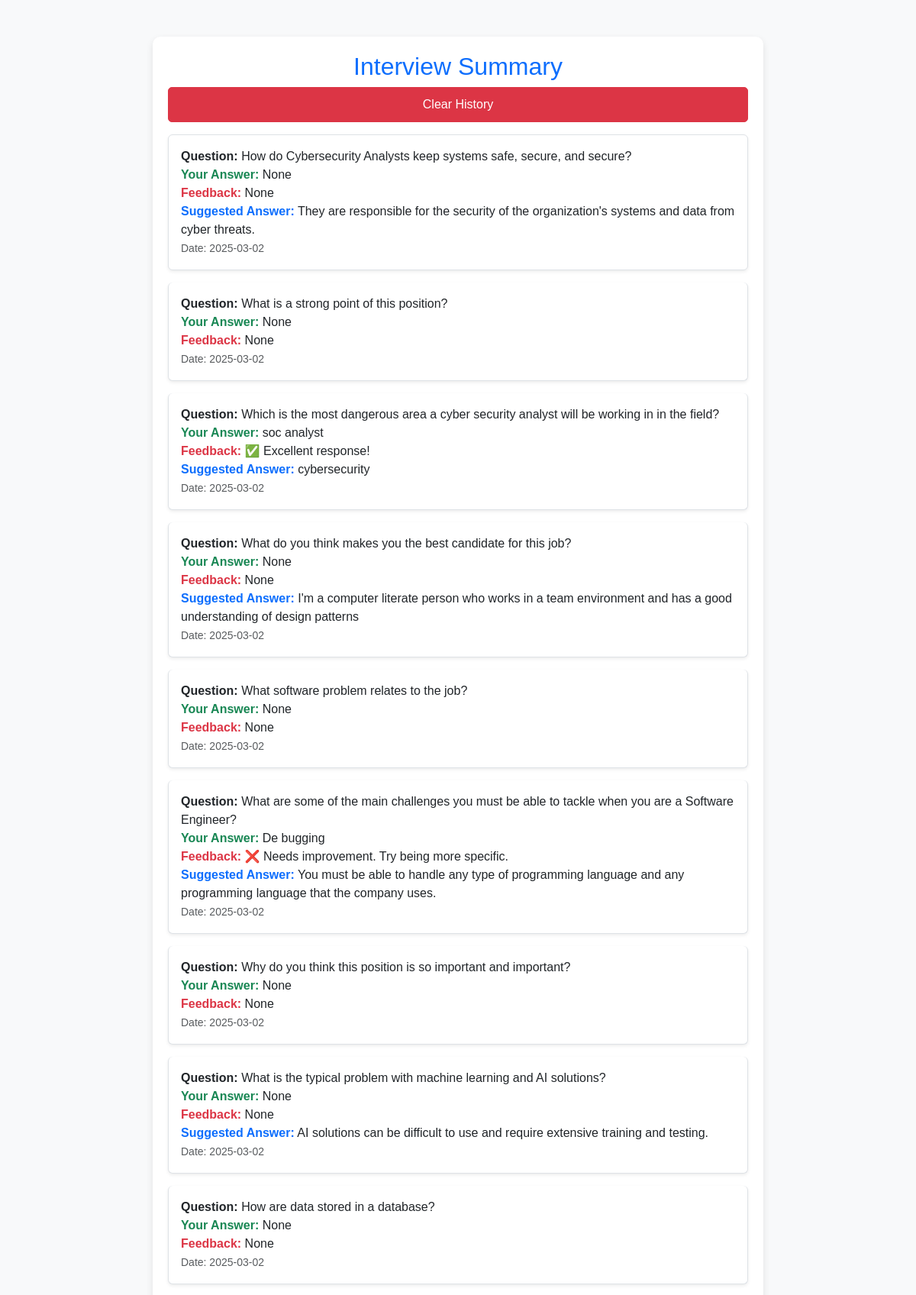
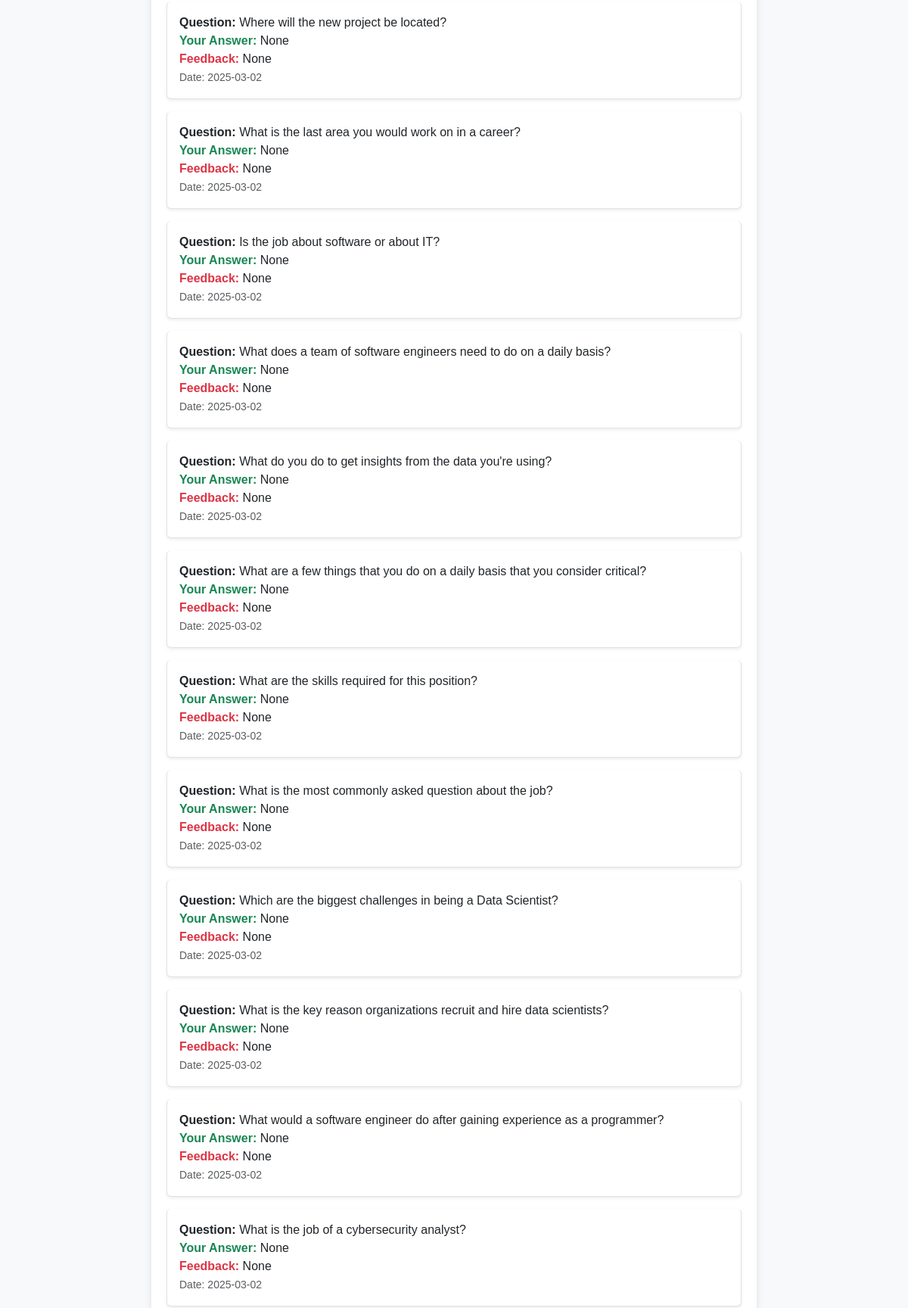
/summary/ (signed in, upper part), run on the app's committed database (2 pictures, top to bottom).
### ai_interview/models.py (models this page shows, shortened)
class InterviewPractice(models.Model):
    user = models.ForeignKey(User, on_delete=models.CASCADE)
    job = models.ForeignKey(Job, on_delete=models.SET_NULL, null=True, blank=True)  # Link job descriptions
    domain = models.CharField(max_length=100)
    job_description = models.TextField()
    question = models.TextField()
    user_answer = models.TextField(blank=True, null=True)
    feedback = models.TextField(blank=True, null=True)
    suggested_answer = models.TextField(blank=True, null=True)
    timestamp = models.DateTimeField(auto_now_add=True)

### ai_interview/views.py (the view)
# urls.py: path("summary/", summary_view, name="summary"),
@login_required
def summary_view(request):
    user_responses = InterviewPractice.objects.filter(user=request.user).order_by('-id')
    personality = PersonalityAnalysis.objects.filter(user=request.user).first()
    return render(request, "summary.html", {
        "user_responses": user_responses,
        "personality": personality
    })

### ai_interview/templates/summary.html (shortened to what this page needs)
<!DOCTYPE html>
<html lang="en">
<head>
    <link href="https://cdn.jsdelivr.net/npm/bootstrap@5.3.3/dist/css/bootstrap.min.css" rel="stylesheet">
</head>
<body>
    <div class="container mt-5">
        <h2 class="text-center text-primary">Interview Summary</h2>
        {% if user_responses %}
            <form action="{% url 'clear_history' %}" method="POST" onsubmit="return confirm('Are you sure you want to clear your history?');">
                <button type="submit" class="btn btn-danger btn-custom">Clear History</button>
            </form>
            <div class="list-group mt-3">
                {% for response in user_responses %}
                    <div class="list-group-item mb-3 p-3 shadow-sm rounded">
                        <strong class="text-dark">Question:</strong> {{ response.question }} <br>
                        <strong class="text-success">Your Answer:</strong> {{ response.user_answer }} <br>
                        <strong class="text-danger">Feedback:</strong> {{ response.feedback }} <br>
                        {% if response.suggested_answer %}
                            <strong class="text-primary">Suggested Answer:</strong> {{ response.suggested_answer }} <br>
                        {% endif %}
                        <small class="text-muted">Date: {{ response.timestamp|date:"Y-m-d" }}</small>
                    </div>
                {% endfor %}
            </div>
        {% else %}
            <p class="text-center text-muted">No past responses found.</p>
        {% endif %}
    </div>
</body>
</html>

### ai_interview/templates/summary.html (style rules this page uses)
body { background-color: #f8f9fa; font-family: 'Poppins', sans-serif; }
.container { max-width: 800px; background: white; padding: 20px; border-radius: 10px; box-shadow: 0px 4px 10px rgba(0, 0, 0, 0.1); margin-top: 30px; }
.btn-custom { width: 100%; padding: 10px; border-radius: 5px; font-size: 16px; transition: 0.3s ease-in-out; }

### data on the page
InterviewPractice: question "How do Cybersecurity Analysts keep systems safe, secure, and secure?", user_answer "None", feedback "None", suggested_answer "They are responsible for the security of the organization's systems and data from cyber threats.", timestamp "2025-03-02"
InterviewPractice: question "What is a strong point of this position?", user_answer "None", feedback "None", timestamp "2025-03-02"
InterviewPractice: question "Which is the most dangerous area a cyber security analyst will be working in in the field?", user_answer "soc analyst", feedback "✅ Excellent response!", suggested_answer "cybersecurity", timestamp "2025-03-02"
InterviewPractice: question "What do you think makes you the best candidate for this job?", user_answer "None", feedback "None", suggested_answer "I'm a computer literate person who works in a team environment and has a good understanding of design patterns", timestamp "2025-03-02"
InterviewPractice: question "What software problem relates to the job?", user_answer "None", feedback "None", timestamp "2025-03-02"
InterviewPractice: question "What are some of the main challenges you must be able to tackle when you are a Software Engineer?", user_answer "De bugging", feedback "❌ Needs improvement. Try being more specific.", suggested_answer "You must be able to handle any type of programming language and any programming language that the company uses.", timestamp "2025-03-02"
InterviewPractice: question "Why do you think this position is so important and important?", user_answer "None", feedback "None", timestamp "2025-03-02"
InterviewPractice: question "What is the typical problem with machine learning and AI solutions?", user_answer "None", feedback "None", suggested_answer "AI solutions can be difficult to use and require extensive training and testing.", timestamp "2025-03-02"
InterviewPractice: question "How are data stored in a database?", user_answer "None", feedback "None", timestamp "2025-03-02"
InterviewPractice: question "Where will the new project be located?", user_answer "None", feedback "None", timestamp "2025-03-02"
InterviewPractice: question "What is the last area you would work on in a career?", user_answer "None", feedback "None", timestamp "2025-03-02"
InterviewPractice: question "Is the job about software or about IT?", user_answer "None", feedback "None", timestamp "2025-03-02"
InterviewPractice: question "What does a team of software engineers need to do on a daily basis?", user_answer "None", feedback "None", timestamp "2025-03-02"
InterviewPractice: question "What do you do to get insights from the data you're using?", user_answer "None", feedback "None", timestamp "2025-03-02"
InterviewPractice: question "What are a few things that you do on a daily basis that you consider critical?", user_answer "None", feedback "None", timestamp "2025-03-02"
InterviewPractice: question "What are the skills required for this position?", user_answer "None", feedback "None", timestamp "2025-03-02"
InterviewPractice: question "What is the most commonly asked question about the job?", user_answer "None", feedback "None", timestamp "2025-03-02"
InterviewPractice: question "Which are the biggest challenges in being a Data Scientist?", user_answer "None", feedback "None", timestamp "2025-03-02"
InterviewPractice: question "What is the key reason organizations recruit and hire data scientists?", user_answer "None", feedback "None", timestamp "2025-03-02"
InterviewPractice: question "What would a software engineer do after gaining experience as a programmer?", user_answer "None", feedback "None", timestamp "2025-03-02"
InterviewPractice: question "What is the job of a cybersecurity analyst?", user_answer "None", feedback "None", timestamp "2025-03-02"
